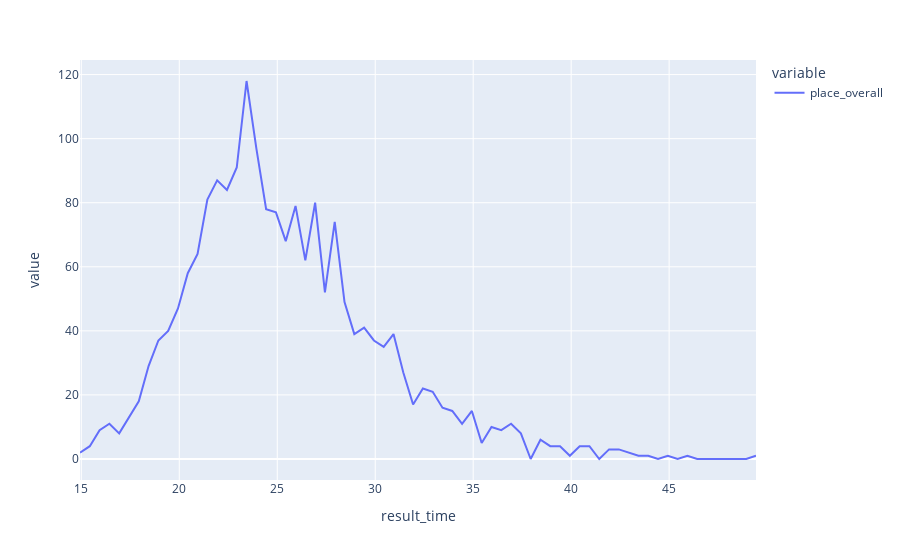

Source (notebook cell):
### Markdown cell above
Breakdown results for female:

### Code cell
df_female = df[df['gender'] == 'Ж']


results_count_by_time = df_female.groupby(pd.Grouper(freq='30s', key='result_time'))['place_overall'].count()
results_count_by_time.index = results_count_by_time.index.total_seconds() / 60
#results_count_by_time
fig = px.line(results_count_by_time)
fig.show()

### Figure 1 — Plotly figure (JSON) as saved in the notebook; plotly's stock layout.template omitted (floating-point values rounded to 4 significant figures)
{"data": [{"hovertemplate": "variable=place_overall<br>result_time=%{x}<br>value=%{y}<extra></extra>", "legendgroup": "place_overall", "line": {"color": "#636efa", "dash": "solid"}, "mode": "lines", "name": "place_overall", "orientation": "v", "showlegend": true, "type": "scatter", "x": [14.93, 15.43, 15.93, 16.43, 16.93, 17.43, 17.93, 18.43, 18.93, 19.43, 19.93, 20.43, 20.93, 21.43, 21.93, 22.43, 22.93, 23.43, 23.93, 24.43, 24.93, 25.43, 25.93, 26.43, 26.93, 27.43, 27.93, 28.43, 28.93, 29.43, 29.93, 30.43, 30.93, 31.43, 31.93, 32.43, 32.93, 33.43, 33.93, 34.43, 34.93, 35.43, 35.93, 36.43, 36.93, 37.43, 37.93, 38.43, 38.93, 39.43, 39.93, 40.43, 40.93, 41.43, 41.93, 42.43, 42.93, 43.43, 43.93, 44.43, 44.93, 45.43, 45.93, 46.43, 46.93, 47.43, 47.93, 48.43, 48.93, 49.43], "xaxis": "x", "y": [2, 4, 9, 11, 8, 13, 18, 29, 37, 40, 47, 58, 64, 81, 87, 84, 91, 118, 97, 78, 77, 68, 79, 62, 80, 52, 74, 49, 39, 41, 37, 35, 39, 27, 17, 22, 21, 16, 15, 11, 15, 5, 10, 9, 11, 8, 0, 6, 4, 4, 1, 4, 4, 0, 3, 3, 2, 1, 1, 0, 1, 0, 1, 0, 0, 0, 0, 0, 0, 1], "yaxis": "y"}], "layout": {"legend": {"title": {"text": "variable"}, "tracegroupgap": 0}, "margin": {"t": 60}, "xaxis": {"anchor": "y", "domain": [0, 1], "title": {"text": "result_time"}}, "yaxis": {"anchor": "x", "domain": [0, 1], "title": {"text": "value"}}}}
